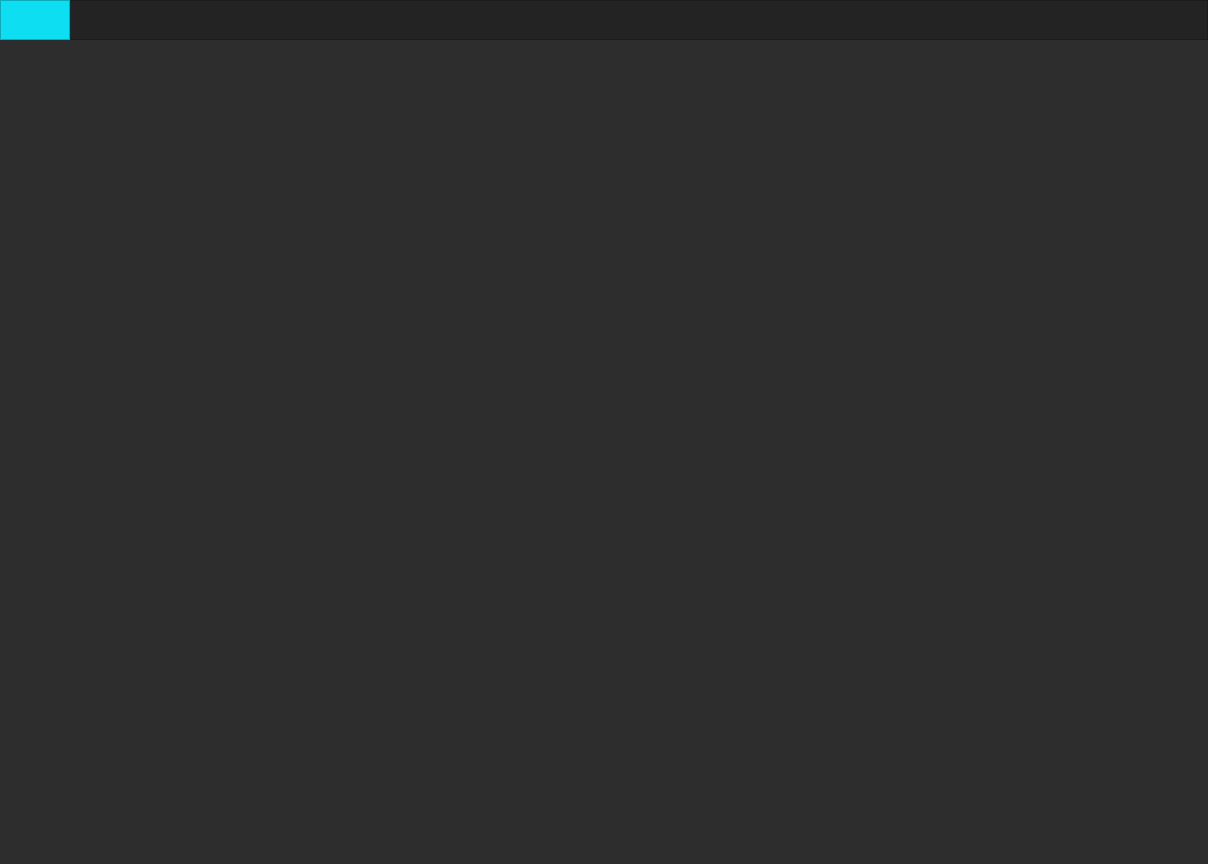
<?xml version="1.0" encoding="UTF-8"?>
<ui version="4.0">
 <class>Form</class>
 <widget class="QWidget" name="Form">
  <property name="geometry">
   <rect>
    <x>0</x>
    <y>0</y>
    <width>1208</width>
    <height>864</height>
   </rect>
  </property>
  <property name="minimumSize">
   <size>
    <width>1000</width>
    <height>500</height>
   </size>
  </property>
  <property name="windowTitle">
   <string>Form</string>
  </property>
  <property name="styleSheet">
   <string notr="true">background-color: rgb(45, 45, 45);
</string>
  </property>
  <layout class="QVBoxLayout" name="verticalLayout">
   <property name="spacing">
    <number>0</number>
   </property>
   <property name="sizeConstraint">
    <enum>QLayout::SetDefaultConstraint</enum>
   </property>
   <property name="leftMargin">
    <number>0</number>
   </property>
   <property name="topMargin">
    <number>0</number>
   </property>
   <property name="rightMargin">
    <number>0</number>
   </property>
   <property name="bottomMargin">
    <number>0</number>
   </property>
   <item>
    <widget class="QFrame" name="top_bar">
     <property name="maximumSize">
      <size>
       <width>16777215</width>
       <height>40</height>
      </size>
     </property>
     <property name="styleSheet">
      <string notr="true">background-color: rgb(35,35 ,35 );</string>
     </property>
     <property name="frameShape">
      <enum>QFrame::NoFrame</enum>
     </property>
     <property name="frameShadow">
      <enum>QFrame::Raised</enum>
     </property>
     <layout class="QHBoxLayout" name="horizontalLayout">
      <property name="spacing">
       <number>0</number>
      </property>
      <property name="leftMargin">
       <number>0</number>
      </property>
      <property name="topMargin">
       <number>0</number>
      </property>
      <property name="rightMargin">
       <number>0</number>
      </property>
      <property name="bottomMargin">
       <number>0</number>
      </property>
      <item>
       <widget class="QFrame" name="frame_top">
        <property name="maximumSize">
         <size>
          <width>70</width>
          <height>40</height>
         </size>
        </property>
        <property name="styleSheet">
         <string notr="true">background-color: rgb(13, 222, 242);</string>
        </property>
        <property name="frameShape">
         <enum>QFrame::StyledPanel</enum>
        </property>
        <property name="frameShadow">
         <enum>QFrame::Raised</enum>
        </property>
       </widget>
      </item>
      <item>
       <widget class="QFrame" name="frame_toggle">
        <property name="frameShape">
         <enum>QFrame::StyledPanel</enum>
        </property>
        <property name="frameShadow">
         <enum>QFrame::Raised</enum>
        </property>
       </widget>
      </item>
     </layout>
    </widget>
   </item>
   <item>
    <widget class="QFrame" name="content">
     <property name="frameShape">
      <enum>QFrame::NoFrame</enum>
     </property>
     <property name="frameShadow">
      <enum>QFrame::Raised</enum>
     </property>
    </widget>
   </item>
  </layout>
 </widget>
 <resources/>
 <connections/>
</ui>
